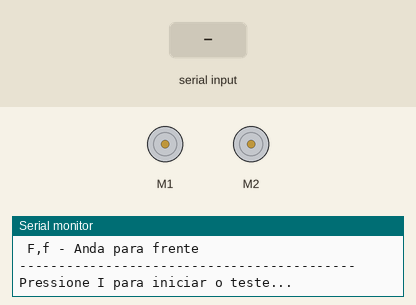
Simulated run of this sketch. Board: Arduino Uno, built with avr-gcc and run on an emulated ATmega328P. Shown: 2 × DC motor (green arrow = forward, orange = backward, longer = faster), the last lines printed to the serial monitor. The test bench sets the inputs (shaded band).

Above: at 1.3 s.
1.4 s: "i" received over Serial
2.9 s: "f" received over Serial
At 4.1 s:
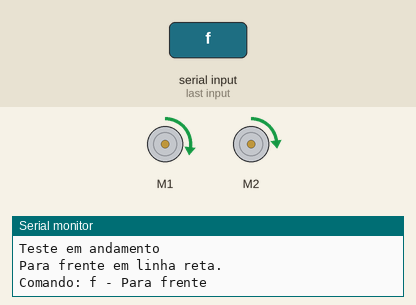
4.4 s: "t" received over Serial
At 5.3 s:
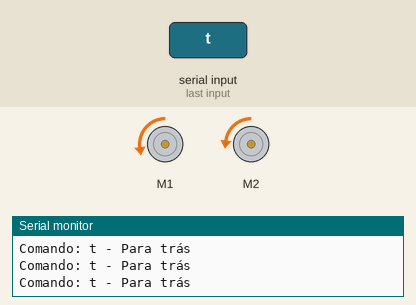
Timing chart, 0 to 7.4 s (numbered marks = the images above; inputs shaded):
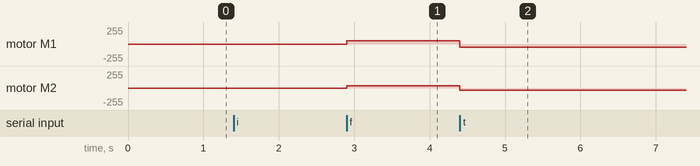

Measured:
- after the input at 2.9 s, motor M1: stopped → forward 50/255 at once; motor M2: stopped → forward 35/255 at once
- after the input at 4.4 s, motor M1: forward 50/255 → backward 50/255 at once; motor M2: forward 35/255 → backward 35/255 at once

The sketch:

SMARS_linha_reta.ino
```cpp
/************************************************
Franzino Smars - Teste anda pra frente
Franzino Smars - alinhamento frente e trás
Autor: Luiz C M Oliveira - 31.05.2019

Teclas:
I - Start - Inicia o teste
P - Stop - Para o teste
U - UP - Aumenta a velocidade em 1
D - DOWN - Diminiui a velocidade em 1
R - RIGHT - Seleciona Roda direita
L - LEFT - Seleciona Roda esquerda
V - velocidade - Ajusta a velocidade

Como calibrar:
 1) Identificar as rodas - Olhando de frente para o sensor ultrasonico - Esquerda (L) e Direita (D)
 2) Ligar o Arduino/Franzino no PC
 3) Carregar este programa - Ferramentas -> Porta (selecionar) Ferramentas -> Placa -> Arduino/Genuino UNO
 4) Exibir o monitor serial - Ctrl + Shift + M ou Lupa do lado superior direito da tela

 5) Iniciar o teste - teclar I - Duas rodas devem girar para frente - velocidade 50
 6) Selecionar a roda direita - teclar R
 7) Aumentar - U ou diminuir a velocidade - D - até que o carrinho ande em linha reta.
 8) Anote os valores mostrados no monitor serial - velocidade Direita e velocidade Esquerda

***************************************************************/

#include <Wire.h>
#include <AFMotor.h>  //biblioteca para controle motores - Adafruit Shield

// Seleciona porta em que os motores estão ligados M1, M2, M3 or M4. Neste caso, M1 and M

AF_DCMotor L_motor(2); // motor esquerdo M2
AF_DCMotor R_motor(1); // motor direito M1

int vd = 50; //velocidade direita
int ve = 35; //velocidade esquerda

unsigned long tempo_i = 0;  //variaveis para controle de temporização
unsigned long tempo_f = 0;

int teste = 0;
char tecla;

String line1    ="-------------------------------------------";
String message1 =" SMARS - Franzino - Teste - Linha reta";
String message2 =" Teclas:";
String message3 =" I,i - Inicia o teste";
String message4 =" S,s - Para o teste";
String message5 =" F,f - Anda para frente";
String message6 =" T,t - Anda para trás";
//String message7 =" R,r - Seleciona roda direita";
//String message8 =" L,l - Seleciona roda esquerda";
//String message9 =" V,v - Ajusta a velocidade";
String message10="Velocidade Direita:  ";
String message11="Velocidade Esquerda: ";
String message12="Pressione I para iniciar o teste...";
String message13="Teste em andamento";
String message14="Teste finalizado";
String message15="Para frente em linha reta.";
String message16="Para trás em linha reta";
String message17="Este é o motor esquerdo";

void setup() {
  Serial.begin(9600);
  while (!Serial) {
    ; // espera a conexão da porta serial.
  }
  //Instruções no monitor serial
  Serial.println(line1);
  Serial.println(message1);
  Serial.println(message2);
  Serial.println(message3);
  Serial.println(message4);
  Serial.println(message5);
  Serial.println(line1);
  Serial.println(message12);
}

void loop() {

  if (Serial.available()) {
    // read the most recent byte (which will be from 0 to 255):
    tecla = Serial.read();
  }

  if (tecla == 'i'){
      Serial.println("Comando: i");
      teste = 1;
      tecla ="";
      Serial.println(message13);
      Serial.println(message15);
  }

  if (tecla == 's'){
      Serial.println("Comando: s - Para o teste");
      teste = 0;
      tecla ="";
      Serial.println(message14);
      Serial.print(message10);
      Serial.println(vd);
      Serial.print(message11);
      Serial.println(ve);
       L_motor.run(RELEASE);   // Desliga motor esquerdo
       R_motor.run(RELEASE);   // Desliga motor direito
  }

  if (teste == 1){
    if (tecla == 'f'){
      Serial.println("Comando: f - Para frente");
      L_motor.run(FORWARD);   // Para frente
      R_motor.run(FORWARD);   // Para frente
      tecla ="";
    }
  if (tecla == 't'){
      Serial.println("Comando: t - Para trás");
      L_motor.run(BACKWARD);   // Para frente
      R_motor.run(BACKWARD);   // Para frente

  }
  if (tecla == 'r'){
        Serial.println("Comando: r");
        tecla ="";
  }
  if (tecla == 'l'){
      Serial.println("Comando: l");
      tecla ="";
  }
  if (tecla == 'v'){
      Serial.println("Comando: v");
      tecla ="";
    }
  }

  tempo_f = millis();
  if (tempo_f - tempo_i > 5000){//escreve a velocidade na tela a cada 5s
    Serial.print(message10);
    Serial.println(vd);
    Serial.print(message11);
    Serial.println(ve);
    tempo_i = tempo_f;
  }

  //Movimenta motores
  R_motor.setSpeed(vd);
  L_motor.setSpeed(ve);

}
```
